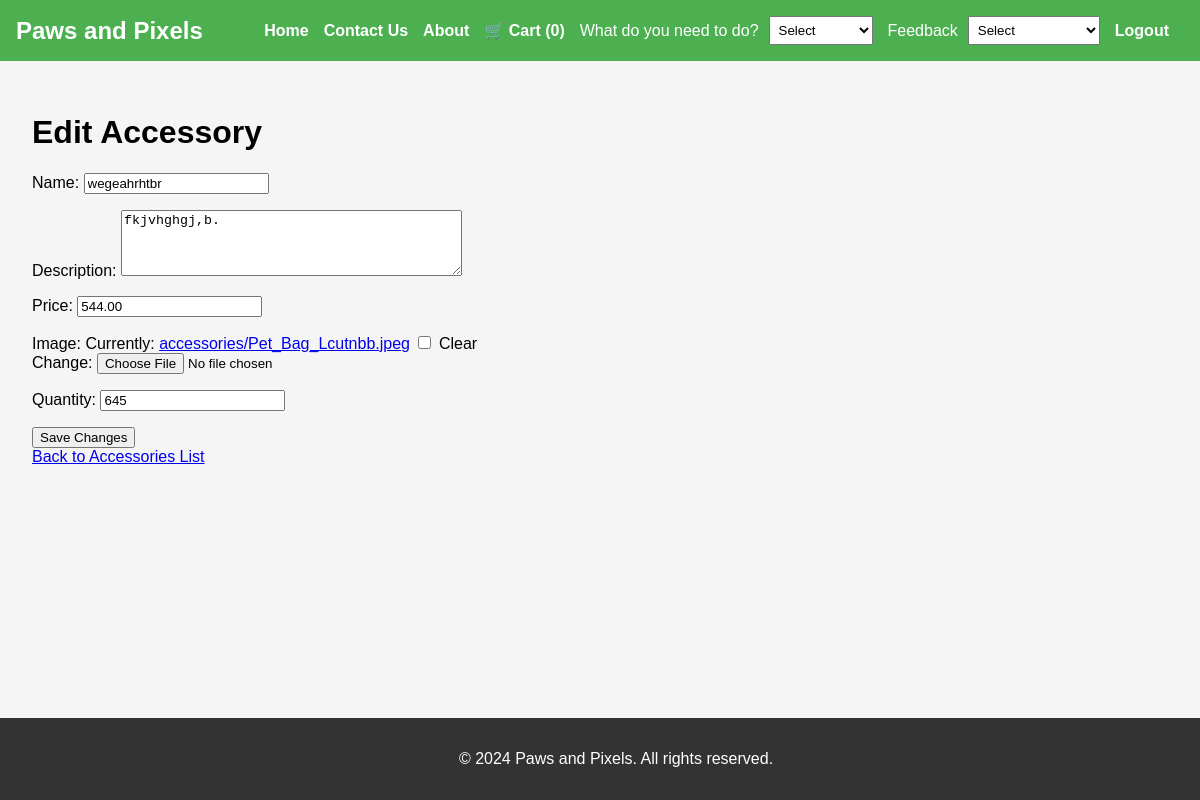
Page /accessories/edit/4/ (signed in) on the committed database.
### Home/models.py (models this page shows, shortened)
class Accessory(models.Model):
    name = models.CharField(max_length=255)
    description = models.TextField()
    price = models.DecimalField(max_digits=10, decimal_places=2)
    image = models.ImageField(upload_to='accessories/', blank=True, null=True)
    quantity = models.PositiveIntegerField(default=0)  # Track available stock

### Home/views.py (the view)
# urls.py: path('accessories/edit/<int:accessory_id>/', edit_accessory, name='edit_accessory'),
@login_required
def edit_accessory(request, accessory_id):
    if not request.user.is_superuser:
        return redirect('accessories_list')
    accessory = get_object_or_404(Accessory, id=accessory_id)
    if request.method == 'POST':
        form = AccessoryForm(request.POST, request.FILES, instance=accessory)
        if form.is_valid():
            form.save()
            return redirect('accessories_list')
    else:
        form = AccessoryForm(instance=accessory)
    return render(request, 'edit_accessory.html', {'form': form, 'accessory': accessory})

### Home/forms.py
class AccessoryForm(forms.ModelForm):
    class Meta:
        model = Accessory
        fields = ['name', 'description', 'price', 'image', 'quantity']  # Added quantity field
        widgets = {
            'description': forms.Textarea(attrs={'rows': 4, 'cols': 40}),
            'price': forms.NumberInput(attrs={'step': 0.01}),
            'quantity': forms.NumberInput(attrs={'min': 0}),  # Ensure non-negative quantity
        }

### Home/templates/edit_accessory.html (shortened to what this page needs)
{% extends 'base.html' %}
{% block content %}
<!DOCTYPE html>
<html lang="en">
<head>
</head>
<body>
    <h1>Edit Accessory</h1>
    <form method="post" enctype="multipart/form-data">
        {{ form.as_p }}
        <button type="submit">Save Changes</button>
    </form>
    <a href="{% url 'accessories_list' %}">Back to Accessories List</a>
</body>
</html>
{% endblock %}

### Home/templates/base.html (style rules this page uses)
body { font-family: Arial, sans-serif; margin: 0; padding: 0; background-color: #f5f5f5; }

### rows in the picture
Accessory: name "wegeahrhtbr", description "fkjvhghgj,b.", price "544.00", quantity "645"
